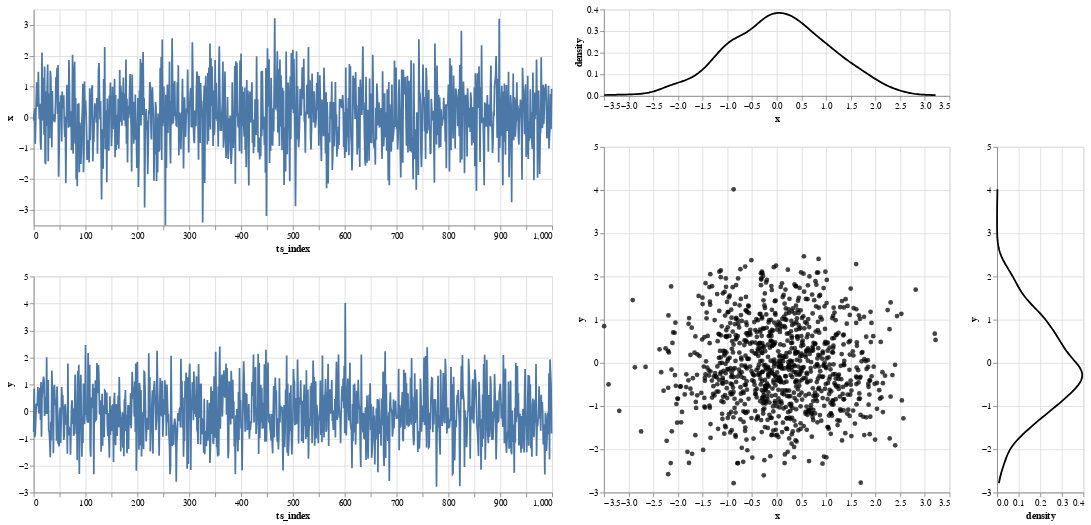

Notebook source saved alongside this figure:
### Code cell
dt = Data(data=df,col_x=['x'],col_y='y')
dt.plot_ts_and_scatter(col_x='x')

### Figure 1 — Vega-Lite specification as saved in the notebook (floating-point values rounded to 4 significant figures; data arrays with more than 128 entries replaced by an {"elided": "..."} marker saying what was removed)
{"config": {"view": {"continuousWidth": 400, "continuousHeight": 300}}, "hconcat": [{"vconcat": [{"mark": "line", "encoding": {"x": {"field": "ts_index", "type": "quantitative"}, "y": {"field": "x", "type": "quantitative"}}, "height": 250, "selection": {"selector001": {"type": "interval", "encodings": ["x"]}}, "width": 600}, {"mark": "line", "encoding": {"x": {"field": "ts_index", "type": "quantitative"}, "y": {"field": "y", "type": "quantitative"}}, "height": 250, "selection": {"selector001": {"type": "interval", "encodings": ["x"]}}, "width": 600}]}, {"vconcat": [{"layer": [{"mark": {"type": "line", "color": "lightgray"}, "encoding": {"x": {"field": "x", "type": "quantitative"}, "y": {"field": "density", "type": "quantitative"}}, "height": 100, "transform": [{"density": "x", "as": ["x", "density"]}], "width": 400}, {"mark": {"type": "line", "color": "black"}, "encoding": {"x": {"field": "x", "type": "quantitative"}, "y": {"field": "density", "type": "quantitative"}}, "height": 100, "transform": [{"filter": {"selection": "selector001"}}, {"density": "x", "as": ["x", "density"]}], "width": 400}]}, {"hconcat": [{"layer": [{"mark": {"type": "circle", "color": "lightgray"}, "encoding": {"x": {"field": "x", "type": "quantitative"}, "y": {"field": "y", "type": "quantitative"}}, "height": 400, "width": 400}, {"mark": {"type": "circle", "color": "black"}, "encoding": {"x": {"field": "x", "type": "quantitative"}, "y": {"field": "y", "type": "quantitative"}}, "height": 400, "transform": [{"filter": {"selection": "selector001"}}], "width": 400}]}, {"layer": [{"mark": {"type": "line", "color": "light"}, "encoding": {"order": {"field": "y", "type": "quantitative"}, "x": {"field": "density", "type": "quantitative"}, "y": {"field": "y", "type": "quantitative"}}, "height": 400, "transform": [{"density": "y", "as": ["y", "density"]}], "width": 100}, {"mark": {"type": "line", "color": "black"}, "encoding": {"order": {"field": "y", "type": "quantitative"}, "x": {"field": "density", "type": "quantitative"}, "y": {"field": "y", "type": "quantitative"}}, "height": 400, "transform": [{"filter": {"selection": "selector001"}}, {"density": "y", "as": ["y", "density"]}], "width": 100}]}]}]}], "data": {"name": "data-00606457d718c0fd7c4fe8b27fb4f23c"}, "$schema": "https://vega.github.io/schema/vega-lite/v4.17.0.json", "datasets": {"data-00606457d718c0fd7c4fe8b27fb4f23c": {"elided": "1000 records"}}}
